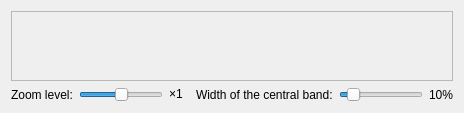
<?xml version="1.0" encoding="UTF-8"?>
<ui version="4.0">
 <class>SplitImageView</class>
 <widget class="QWidget" name="SplitImageView">
  <property name="windowTitle">
   <string>Image Comparison Tool</string>
  </property>
  <layout class="QVBoxLayout" name="verticalLayout" stretch="1,0">
   <item>
    <widget class="QScrollArea" name="scrollArea">
     <property name="widgetResizable">
      <bool>true</bool>
     </property>
     <widget class="pik::SplitImageRenderer" name="splitImageRenderer"/>
    </widget>
   </item>
   <item>
    <layout class="QHBoxLayout" name="horizontalLayout" stretch="0,1,0">
     <item>
      <layout class="QFormLayout" name="zoomLevelFormLayout">
       <item row="0" column="0">
        <widget class="QLabel" name="zoomLevelPromptLabel">
         <property name="text">
          <string>Zoom level:</string>
         </property>
        </widget>
       </item>
       <item row="0" column="1">
        <layout class="QHBoxLayout" name="horizontalLayout_2">
         <item>
          <widget class="QSlider" name="zoomLevelSlider">
           <property name="sizePolicy">
            <sizepolicy hsizetype="Minimum" vsizetype="Fixed">
             <horstretch>0</horstretch>
             <verstretch>0</verstretch>
            </sizepolicy>
           </property>
           <property name="minimum">
            <number>-3</number>
           </property>
           <property name="maximum">
            <number>3</number>
           </property>
           <property name="pageStep">
            <number>2</number>
           </property>
           <property name="orientation">
            <enum>Qt::Horizontal</enum>
           </property>
          </widget>
         </item>
         <item>
          <widget class="QLabel" name="zoomLevelDisplayLabel">
           <property name="text">
            <string>×1</string>
           </property>
           <property name="textFormat">
            <enum>Qt::RichText</enum>
           </property>
          </widget>
         </item>
        </layout>
       </item>
      </layout>
     </item>
     <item>
      <spacer name="horizontalSpacer">
       <property name="orientation">
        <enum>Qt::Horizontal</enum>
       </property>
      </spacer>
     </item>
     <item>
      <layout class="QFormLayout" name="middleWidthFormLayout">
       <item row="0" column="0">
        <widget class="QLabel" name="middleWidthPromptLabel">
         <property name="text">
          <string>Width of the central band:</string>
         </property>
        </widget>
       </item>
       <item row="0" column="1">
        <layout class="QHBoxLayout" name="horizontalLayout_3">
         <item>
          <widget class="QSlider" name="middleWidthSlider">
           <property name="sizePolicy">
            <sizepolicy hsizetype="Minimum" vsizetype="Fixed">
             <horstretch>0</horstretch>
             <verstretch>0</verstretch>
            </sizepolicy>
           </property>
           <property name="maximum">
            <number>100</number>
           </property>
           <property name="value">
            <number>10</number>
           </property>
           <property name="orientation">
            <enum>Qt::Horizontal</enum>
           </property>
          </widget>
         </item>
         <item>
          <widget class="QLabel" name="middleWidthDisplayLabel">
           <property name="text">
            <string>10%</string>
           </property>
          </widget>
         </item>
        </layout>
       </item>
      </layout>
     </item>
    </layout>
   </item>
  </layout>
 </widget>
 <customwidgets>
  <customwidget>
   <class>pik::SplitImageRenderer</class>
   <extends>QWidget</extends>
   <header>split_image_renderer.h</header>
   <container>1</container>
  </customwidget>
 </customwidgets>
 <resources/>
 <connections/>
</ui>
